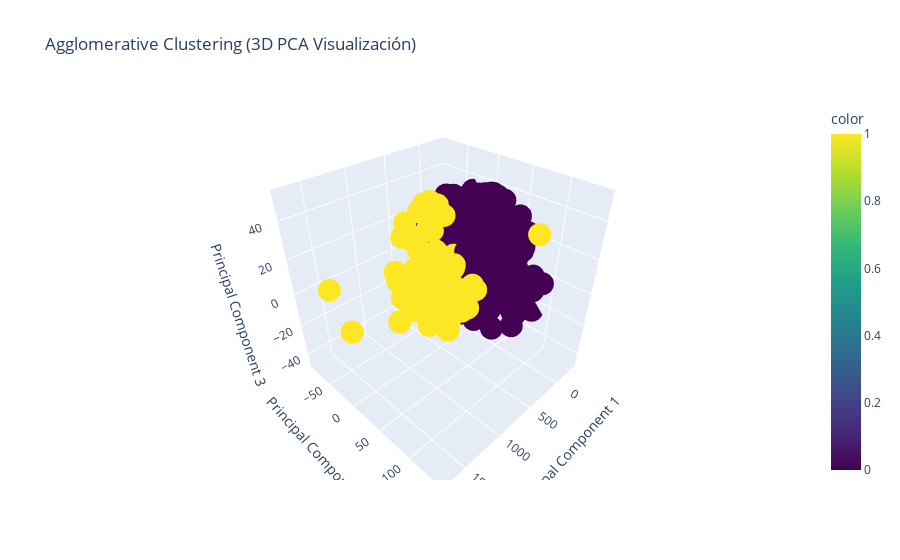

Notebook code cell kept with this figure:
### Markdown cell above
#### Modelo con linkage = 'ward', 2 clusters

### Code cell
ac2_w = AgglomerativeClustering(n_clusters = 2, linkage='ward') 
labels2_w = ac2_w.fit_predict(X_pca)

# Visualización en 3D 
fig = px.scatter_3d(
    X_pca, x='P1', y='P2', z='P3', 
    color=labels2_w, 
    title='Agglomerative Clustering (3D PCA Visualización)',
    labels={'P1': 'Principal Component 1', 'P2': 'Principal Component 2', 'P3': 'Principal Component 3'},
    color_continuous_scale='Viridis'
)
fig.show()

# Evaluación del Modelo
sil_score = silhouette_score(X_pca, labels2_w)
davies_bouldin = davies_bouldin_score(X_pca, labels2_w)
print(f'Silhouette Score: {sil_score}')
print(f'Davies-Bouldin Score: {davies_bouldin}')

### Figure 1 — Plotly figure (JSON) as saved in the notebook; plotly's stock layout.template omitted (floating-point values rounded to 4 significant figures; data arrays with more than 128 entries replaced by an {"elided": "..."} marker saying what was removed)
{"data": [{"hovertemplate": "Principal Component 1=%{x}<br>Principal Component 2=%{y}<br>Principal Component 3=%{z}<br>color=%{marker.color}<extra></extra>", "legendgroup": "", "marker": {"color": {"elided": "849 int values"}, "coloraxis": "coloraxis", "symbol": "circle"}, "mode": "markers", "name": "", "scene": "scene", "showlegend": false, "type": "scatter3d", "x": {"elided": "849 float values"}, "y": {"elided": "849 float values"}, "z": {"elided": "849 float values"}}], "layout": {"coloraxis": {"colorbar": {"title": {"text": "color"}}, "colorscale": [[0, "#440154"], [0.1111, "#482878"], [0.2222, "#3e4989"], [0.3333, "#31688e"], [0.4444, "#26828e"], [0.5556, "#1f9e89"], [0.6667, "#35b779"], [0.7778, "#6ece58"], [0.8889, "#b5de2b"], [1, "#fde725"]]}, "legend": {"tracegroupgap": 0}, "scene": {"domain": {"x": [0, 1], "y": [0, 1]}, "xaxis": {"title": {"text": "Principal Component 1"}}, "yaxis": {"title": {"text": "Principal Component 2"}}, "zaxis": {"title": {"text": "Principal Component 3"}}}, "title": {"text": "Agglomerative Clustering (3D PCA Visualización)"}}}
